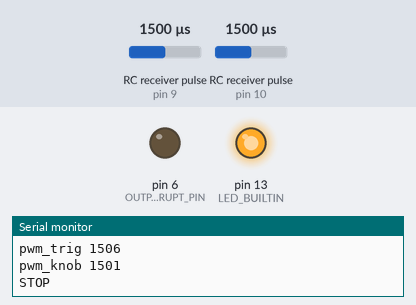
Simulated run of this sketch. Board: Arduino Uno, built with avr-gcc and run on an emulated ATmega328P. On the bench: output pins drawn as LEDs (lit = HIGH), the last lines printed to the serial monitor. Wiring (inferred from the names in the program): 2 × RC receiver channel: data pin 9 / data pin 10. The inputs (shaded band) are chosen by the test bench; at power-on: RC receiver pulse (sensors on pin 9, pin 10) 1500 µs.

Above: at 4.2 s.
4.3 s: RC receiver pulse (sensor on pin 9) set to 1683 µs
7.3 s: RC receiver pulse (sensor on pin 9) set to 1699 µs
At 8.2 s:
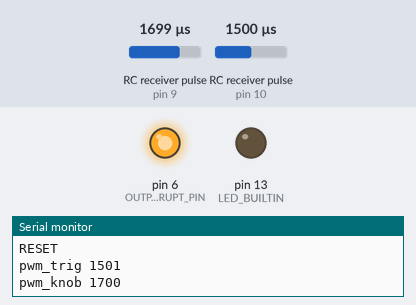
10.3 s: RC receiver pulse (sensor on pin 9) set to 1500 µs
At 10.8 s:
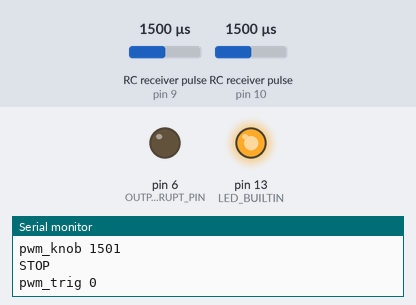
Timing chart, 0 to 16.7 s (numbered marks = the images above; inputs shaded):
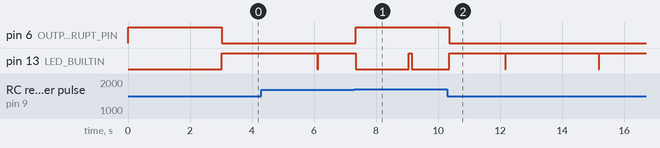

Measured:
- the behaviour switches between 1698 and 1699 µs on RC receiver pulse (sensor on pin 9) (found by bisection; images 0 and 1)
- after the input at 7.3 s, pin 6 (OUTPUT_INTERRUPT_PIN): LOW → HIGH at once
- after the input at 10.3 s, pin 6 (OUTPUT_INTERRUPT_PIN): HIGH → LOW after 0.05 s

The sketch:

arduino_slave_0.ino
```cpp
/*
Arduino slave 0

- read fault pins
- read RC receiver for wireless estop

*/

#include <Wire.h>

const int RC_TRIGGER_PIN = 10; // channel 2
const int RC_KNOB_PIN = 9; // channel 1
const int OUTPUT_INTERRUPT_PIN = 6;

const int FAULT_PIN_0 = 3;
const int FAULT_PIN_1 = 4;

// define  ultrasonic sensor pin numbers
const int echo1 = 2;
const int trig1 = 5;
const int echo2 = 7;
const int trig2 = 8;
const int echo3 = 11;
const int trig3 = 12;

const int threshold_D = 100; // in cm

const int I2C_DEVICE_ID = 0;

char* fault_pin_status_message = "00";

// heartbeat setup
unsigned long prev_time;

void setup()
{
    Wire.begin(I2C_DEVICE_ID);
    Wire.onRequest(requestEvent);

    pinMode(RC_KNOB_PIN, INPUT);
    pinMode(RC_TRIGGER_PIN, INPUT);
    pinMode(OUTPUT_INTERRUPT_PIN, OUTPUT);

    pinMode(trig1, OUTPUT); // Sets the trigPin as an Output
    pinMode(trig2, OUTPUT);
    pinMode(trig3, OUTPUT);
    pinMode(echo1, INPUT); // Sets the echoPin as an Input
    pinMode(echo2, INPUT);
    pinMode(echo3, INPUT);

    pinMode(LED_BUILTIN, OUTPUT);

    digitalWrite(OUTPUT_INTERRUPT_PIN, HIGH);
    Serial.begin(9600);

    delay(3000);

    prev_time = millis();
}

void requestEvent()
{
    /*
    char message_temp[2];
    fault_pin_status_message.toCharArray(message_temp, fault_pin_status_message.length());
    Wire.write(message_temp);
    */


    Wire.write(fault_pin_status_message);
}

void check_rc()
{
    /*
    Check status of RC receiver

    - if trigger is released or power is lost, set interrupt pin to HIGH
    - if knob is twisted, reset interrupt pin to LOW

    */

    int pwm_trig = pulseIn(RC_TRIGGER_PIN, HIGH, 20000); //Channel 2
    int pwm_knob = pulseIn(RC_KNOB_PIN, HIGH, 20000); //Channel 1


    Serial.print("pwm_trig ");
    Serial.println(pwm_trig);
    Serial.print("pwm_knob ");
    Serial.println(pwm_knob);


    if (pwm_trig < 1700)
    {
        // +/-30 of 983 which is the pwm value when trigger is pressed. The trigger is pressed to run the car.
        Serial.println("STOP");
        digitalWrite(OUTPUT_INTERRUPT_PIN, LOW);
        digitalWrite(LED_BUILTIN, HIGH);
    }

    if (pwm_knob <= 2008 && pwm_knob >= 1700)
    {
        // +/-30 of 1978 which is the pwm value when knob is turned clockwise.Twisting the knob will
        Serial.println("RESET");
        digitalWrite(OUTPUT_INTERRUPT_PIN, HIGH);
        digitalWrite(LED_BUILTIN, LOW);
    }
}

void check_fault_pins()
{
    /*
    Read fault pins of the speed controller board

    - modify value of fault_pin_status_message to current state of fault pins
        - default value is "OK"

    */
    if (digitalRead(FAULT_PIN_0) == HIGH && digitalRead(FAULT_PIN_1) == HIGH)
    {
        fault_pin_status_message = "11";
        //Serial.println("High High - Under voltage");
    }
    else if (digitalRead(FAULT_PIN_0) == HIGH && digitalRead(FAULT_PIN_1) == LOW)
    {
        fault_pin_status_message = "10";
        //Serial.println("High LOW - Over temperature, overheating warning");
    }
    else if (digitalRead(FAULT_PIN_0) == LOW && digitalRead(FAULT_PIN_1) == HIGH)
    {
        fault_pin_status_message = "01";
        //Serial.println ("LOW HIGH - Short circuit");
    }
    else if(digitalRead(FAULT_PIN_0) == LOW && digitalRead(FAULT_PIN_1) == LOW)
    {
        fault_pin_status_message = "00";
        //Serial.println ("LOW LOW - No fault");
    }
}

void send_heartbeat()
{
    // send heartbeat every 3 seconds
    if (millis() - prev_time >= 3000)
    {
        Serial.print("HB:");
        Serial.println(millis() / 1000);
        prev_time = millis();

        digitalWrite(LED_BUILTIN, HIGH);
            delay(100);
            digitalWrite(LED_BUILTIN, LOW);
        }
    }

void check_distance()
{
    long timex;
    long time1;
    long time2;
    long time3;
    int D1; // D represents distance
    int D2;
    int D3;

    // Clears the trigPin
    //0.034cm/microsecond

    digitalWrite(trig1, LOW);
    delayMicroseconds(2);
    digitalWrite(trig1, HIGH);
    delayMicroseconds(10);
    digitalWrite(trig1, LOW);
    time1 = pulseIn(echo1, HIGH);
    D1= time1*0.034/2;

    digitalWrite(trig2, LOW);
    delayMicroseconds(2);
    digitalWrite(trig2, HIGH);
    delayMicroseconds(10);
    digitalWrite(trig2, LOW);
    time2 = pulseIn(echo2, HIGH);
    D2= time2*0.034/2;

    digitalWrite(trig3, LOW);
    delayMicroseconds(2);
    digitalWrite(trig3, HIGH);
    delayMicroseconds(10);
    digitalWrite(trig3, LOW);
    time3 = pulseIn(echo3, HIGH);
    D3 = time3 * 0.034 / 2;

    // Compares data with threshold value
    if ((D1<= threshold_D && D2<= threshold_D)||(D1<= threshold_D && D3<= threshold_D)||(D2<= threshold_D && D3<= threshold_D)){
        digitalWrite(OUTPUT_INTERRUPT_PIN, LOW);
    }
    else
    {
        digitalWrite(OUTPUT_INTERRUPT_PIN, HIGH);
    }

    // Prints the distance on the Serial Monitor
    Serial.print("D1: ");
    Serial.println(D1);
    Serial.print("D2: ");
    Serial.println(D2);
    Serial.print("D3: ");
    Serial.println(D3);
}

void loop()
{
    check_rc();
    //check_distance();
    //check_fault_pins();

    send_heartbeat();
}
```
